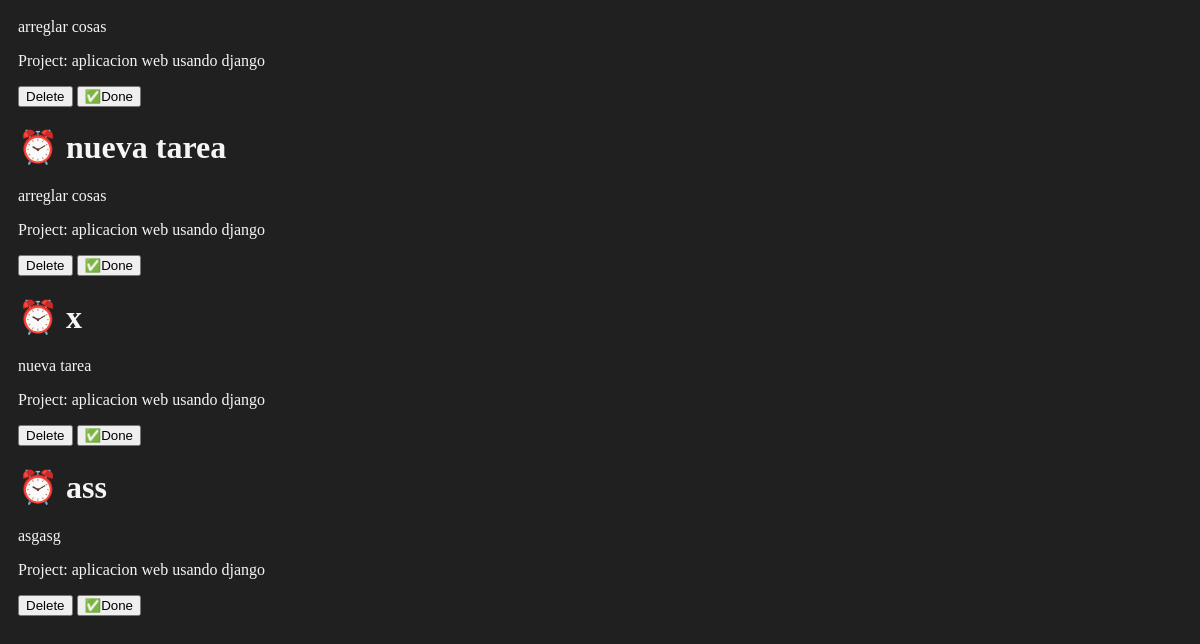
/tasks/ (lower part), run on an earlier commit of the app's database.
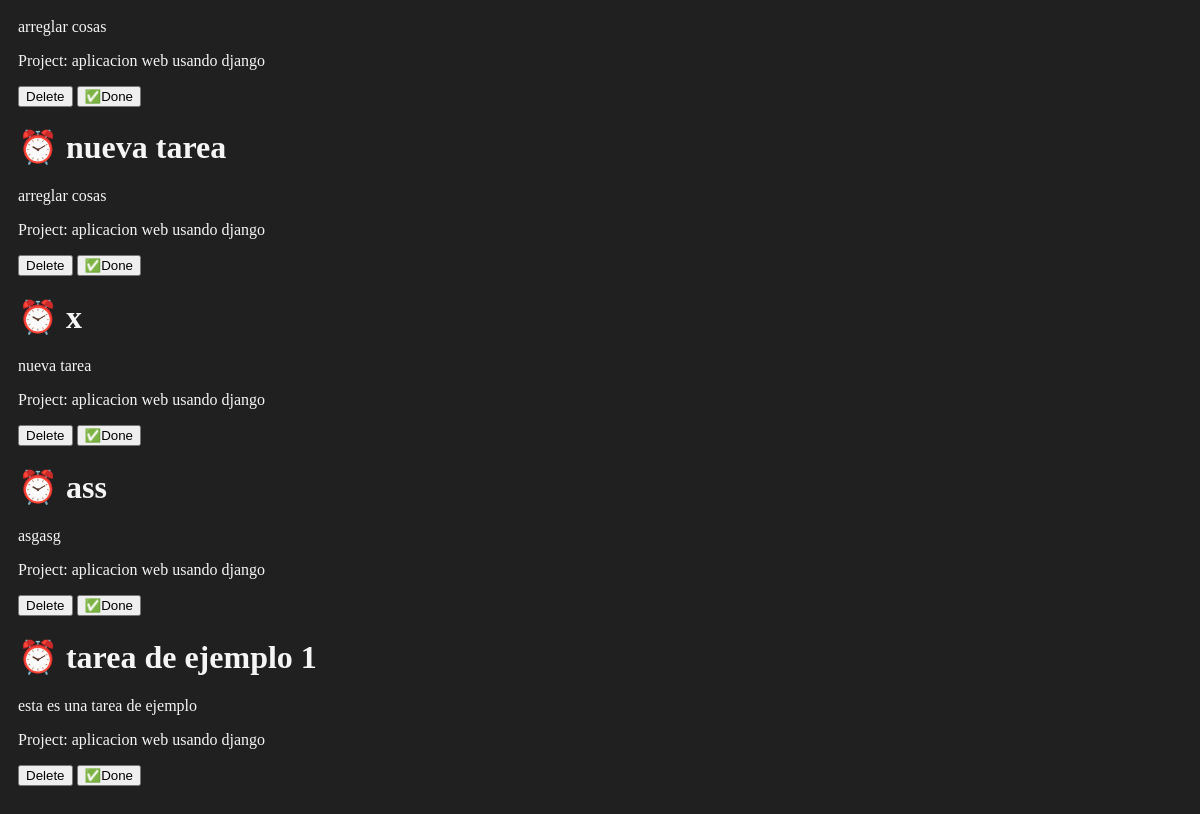
And on a later commit of the database.
### myapp/models.py (models this page shows, shortened)
class Task(models.Model):
    title = models.CharField(max_length=200)
    description = models.TextField()
    project = models.ForeignKey(Project, on_delete=models.CASCADE)
    done=models.BooleanField(default=False)

class Project(models.Model):
    name = models.CharField(max_length=200)

### myapp/views.py (the view)
# urls.py: path('tasks/',views.tasks, name="tasks"),
def tasks(request):
    tasks=Task.objects.all()
    return render(request, 'tasks/tasks.html',{
        'tasks':tasks
    })

### myapp/templates/tasks/tasks.html (shortened to what this page needs)
{% extends 'layouts/base.html' %}
{% block content %}
{% for task in tasks %}
<div>
    <h1>{% if task.done == False %} ⏰ {% else %} ✅ {% endif %} {{task.title}} </h1>
    <p>{{task.description}}</p>
    <p>Project: {{task.project.name}}</p>
    <button>
        Delete
    </button>
    <button >
        ✅Done
    </button>
</div>
{% endfor %}
{% endblock %}

What changed in the data, as far as the page shows it:
added Task: title "tarea de ejemplo 1", description "esta es una tarea de ejemplo", project.name "aplicacion web usando django"
